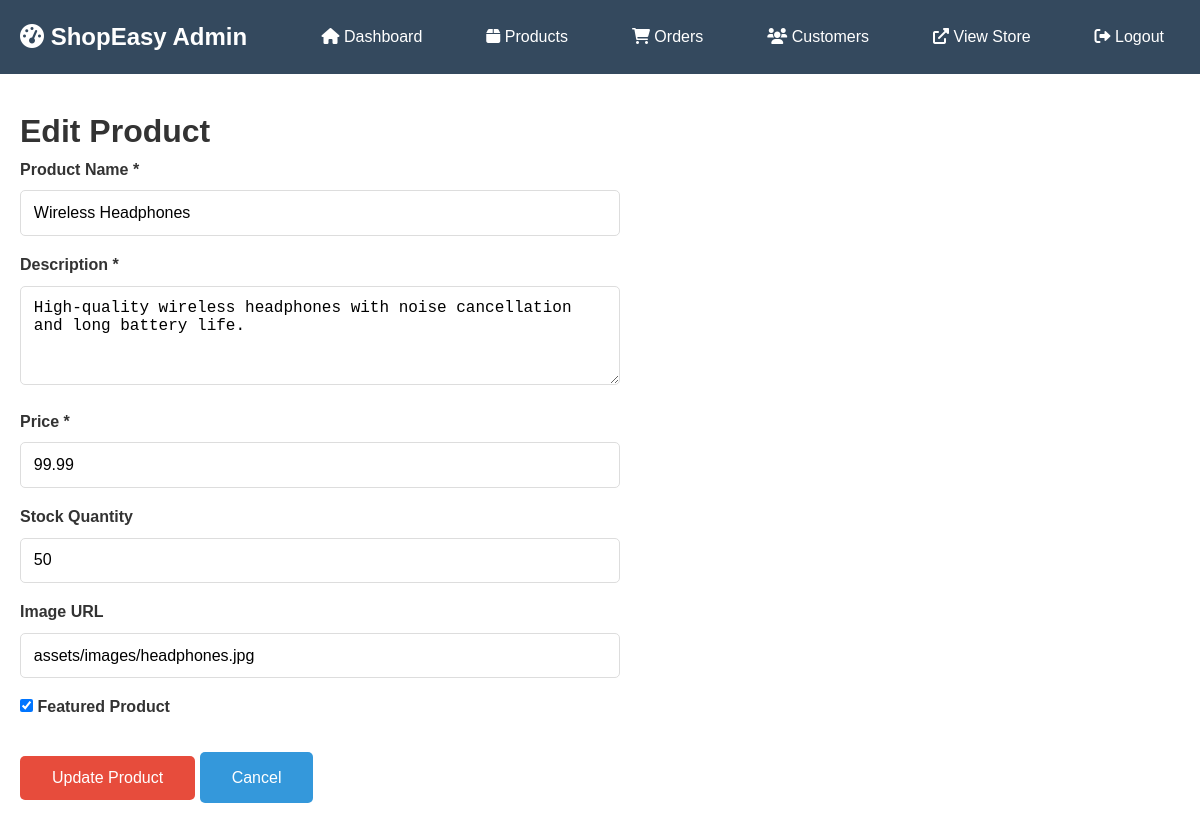
Page /admin/edit_product.php?id=1 (signed in) on the earlier database version.
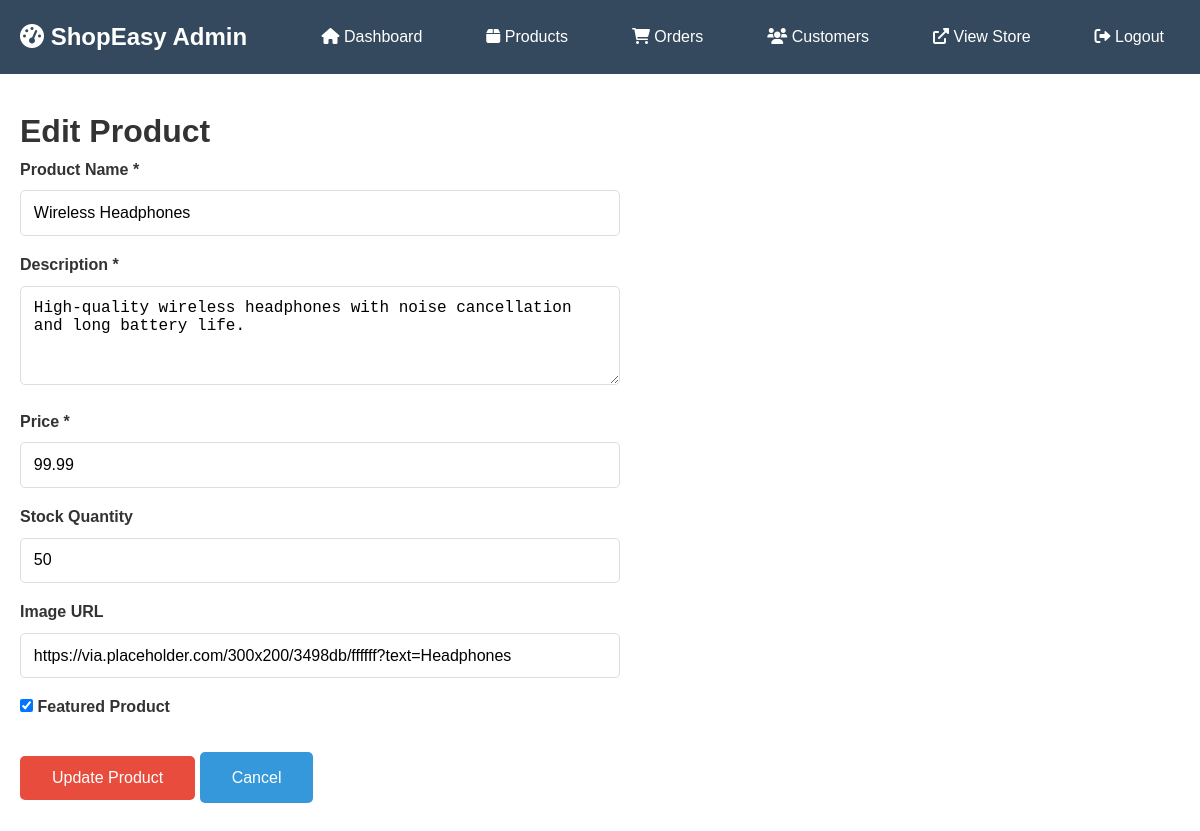
Same page on the later database version.
### tables this page shows
CREATE TABLE products (
    id INT AUTO_INCREMENT PRIMARY KEY,
    name VARCHAR(255) NOT NULL,
    description TEXT,
    price DECIMAL(10, 2) NOT NULL,
    stock_quantity INT DEFAULT 0,
    image VARCHAR(255) DEFAULT 'assets/images/placeholder.jpg',
    featured BOOLEAN DEFAULT FALSE,
    created_at TIMESTAMP DEFAULT CURRENT_TIMESTAMP,
    updated_at TIMESTAMP DEFAULT CURRENT_TIMESTAMP ON UPDATE CURRENT_TIMESTAMP
);

### admin/edit_product.php (the view, shortened to what this page needs)
<?php
include '../config/database.php';
$product = null;
$id = isset($_GET['id']) ? (int)$_GET['id'] : 0;
try {
    $stmt = $conn->prepare("SELECT * FROM products WHERE id = ?");
    $stmt->execute([$id]);
    $product = $stmt->fetch(PDO::FETCH_ASSOC);
} catch (Exception $e) {
    $error = 'Error loading product: ' . $e->getMessage();
}
?>
<!DOCTYPE html>
<html lang="en">
<head>
    <link rel="stylesheet" href="../assets/css/style.css">
    <link rel="stylesheet" href="https://cdnjs.cloudflare.com/ajax/libs/font-awesome/6.0.0/css/all.min.css">
</head>
<body>
    <?php include 'includes/admin_header.php'; ?>
    <div class="admin-content">
        <div class="container">
            <h1>Edit Product</h1>
            <?php if ($product): ?>
            <form method="POST" style="max-width: 600px;">
                <div class="form-group">
                    <label for="name">Product Name *</label>
                    <input type="text" id="name" name="name" class="form-control" value="<?php echo htmlspecialchars($product['name']); ?>" required>
                </div>
                <div class="form-group">
                    <label for="description">Description *</label>
                    <textarea id="description" name="description" class="form-control" rows="4" required><?php echo htmlspecialchars($product['description']); ?></textarea>
                </div>
                <div class="form-group">
                    <label for="price">Price *</label>
                    <input type="number" id="price" name="price" class="form-control" step="0.01" min="0" value="<?php echo $product['price']; ?>" required>
                </div>
                <div class="form-group">
                    <label for="stock_quantity">Stock Quantity</label>
                    <input type="number" id="stock_quantity" name="stock_quantity" class="form-control" min="0" value="<?php echo $product['stock_quantity']; ?>">
                </div>
                <div class="form-group">
                    <label for="image">Image URL</label>
                    <input type="text" id="image" name="image" class="form-control" value="<?php echo htmlspecialchars($product['image']); ?>">
                </div>
                <div class="form-group">
                    <label>
                        <input type="checkbox" name="featured" <?php echo $product['featured'] ? 'checked' : ''; ?>> Featured Product
                    </label>
                </div>
                <div style="margin-top: 2rem;">
                    <button type="submit" class="btn btn-primary">Update Product</button>
                    <a href="products.php" class="btn btn-secondary">Cancel</a>
                </div>
            </form>
            <?php endif; ?>
        </div>
    </div>
</body>
</html>

Differences in the rows shown:
changed products "Wireless Headphones": image "assets/images/headphones.jpg" → "https://via.placeholder.com/300x200/3498db/ffffff?text=Headphones"
